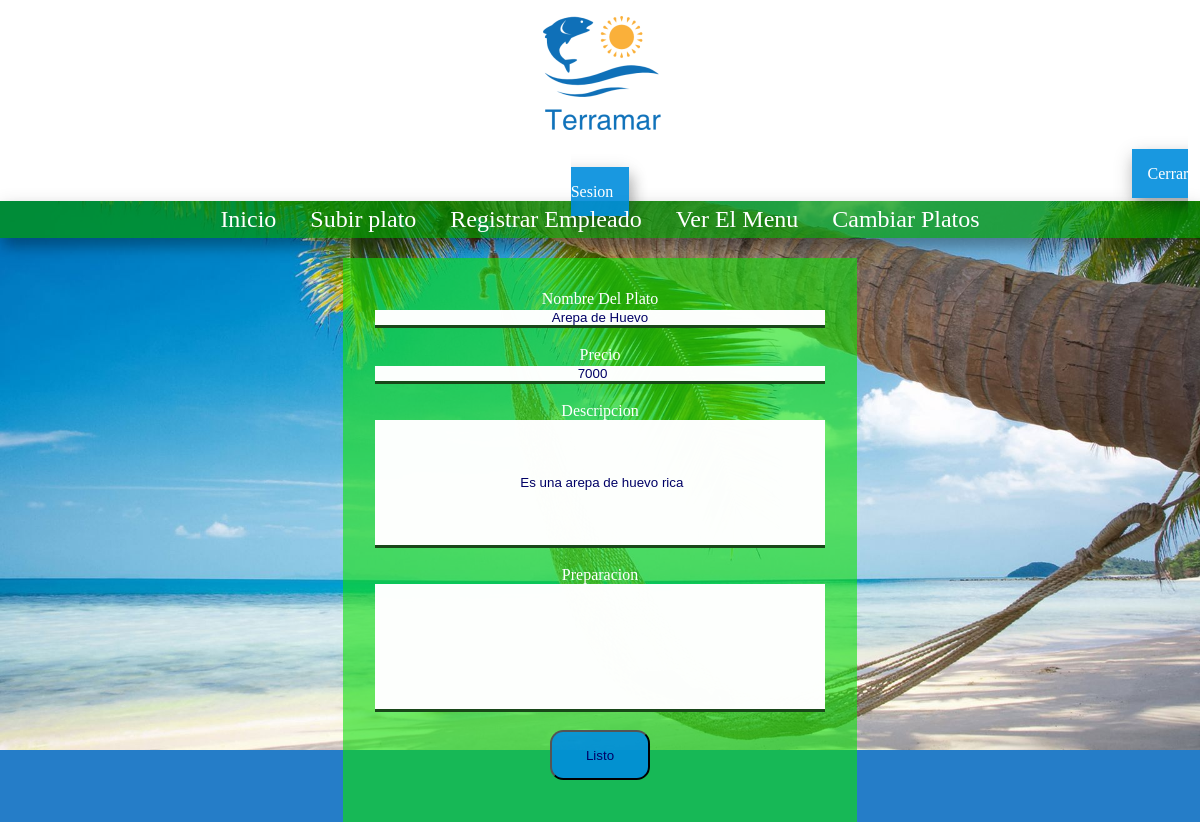
Screenshot of /a.plato2.php?id=8 (signed in) with the database file from the repository.
### tables this page shows
CREATE TABLE `platos` (
  `id_plato` int(11) NOT NULL,
  `nom_plato` varchar(45) NOT NULL,
  `tiempo_preparacion` varchar(11) NOT NULL,
  `preparacion` longtext NOT NULL,
  `precio` int(11) NOT NULL,
  `ruta` text NOT NULL,
  `descripcion` longtext NOT NULL
);

### a.plato2.php (the view, shortened to what this page needs)
<?php
include 'conexion.php';
if ($_SESSION["tipo"] == 1) {
?>
<!DOCTYPE html>
<html lang="es">
<head>
    <link rel="stylesheet" type="text/css" href="css/estilo.css">
</head>
<body>
<center>
<section class="banner">
                <center>
                <img alt="logo" class="logo" src="images/logo.png">
            </center>
                    <a class="iniciosesion" href="salir.php">
                        Cerrar Sesion
                </a>
            </section>
<nav>
    <ul>
        <li>
            <a href="index.php">Inicio</a>
            <a href="a.subirplato.php">Subir plato</a>
            <a href="registrarse.php">Registrar Empleado</a>
            <a href="menu.php">Ver El Menu</a>
            <a class ="acitivo" href="a.platos.php">Cambiar Platos</a>
        </li>
    </ul>
</nav>
<?php
$id_plato=$_REQUEST['id'];
$sql="SELECT * FROM platos WHERE id_plato = '$id_plato'";
$consulta= $conexion->query($sql);
while ($datos=$consulta->fetch_assoc()) {
?>
<form action="" method="post" class="plato2">
 <label> Nombre Del Plato </label>
<br>
<input class="c"  name="nombre" type="text" value="<?php echo $datos['nom_plato']; ?>">
<br><br>
<label> Precio</label>
 <br>
<input class="c" name="precio" type="number" value="<?php echo $datos['precio']; ?>">
 <br>
 <br>
 <label>
 Descripcion </label>
 <br>
<input class="c1" name="descripcion" type="text" value=" <?php echo $datos['descripcion']; ?>">
 <br>
 <br>
  <label>
 Preparacion </label>
 <br>
<input class="c1" name="preparacion" type="text" value=" <?php echo $datos['preparacion']; ?>">
<br>
<br>
  <input class="b1" name="boton" type="submit" value="Listo">
 </form>
<?php
}
}else{
	 echo "<center>";
    echo "No has iniciado sesion.  <br><br> ";
    echo "<a href='iniciosesion.php'>Iniciar La Sesion </a>";
    echo "</center>";
}
 ?>

### css/estilo.css (style rules this page uses)
* { margin: 0; padding: 0em; }
body { background: #257DC8; background-image: url(../images/fondo.jpg); background-repeat: no-repeat; background-size: 100%; background-attachment: fixed; }
.banner { display: block; text-align: center; background-color: rgb(255, 255, 255); width: 100%; margin: auto; }
.logo { padding: 1em; background: #fff; border-radius: 2.5em; margin-left: 0px; width: 167, 4px; height: 116, 1px; }
ul li { list-style: none; padding: 5px 0px 5px 0px; background: rgb(0, 153, 0, 0.7); box-shadow: 4px 9px 13px 0 rgba(0, 0, 0, 0.2), 0 6px 20px 0 rgba(0, 0, 0, 0.19); text-align: center; width: 100%; margin: auto; }
ul li a { text-decoration: none; color: rgb(255, 255, 255); margin: 10px; padding: 5px; font-size: 1.5em; }
.c { background-color: rgba(255, 255, 255, 0.99); width: 100%; border: none; border-bottom: solid rgb(0, 51, 0, 0.9); text-align: center; color: rgb(0, 0, 102); }
.b1 { width: 100px; height: 50px; background-color: rgb(0, 141, 221, 0.9); border-color: solid black; cursor: pointer; color: rgb(0, 0, 102); border-radius: 1em; }
.iniciosesion { text-decoration: none; color: white; margin-left: 1120px; background-color: black; padding: 1em; box-shadow: 4px 9px 13px 0 rgba(0, 0, 0, 0.2), 0 6px 20px 0 rgba(0, 0, 0, 0.19); background-color: rgb(0, 141, 221, 0.9); }
input[type=number] { -moz-appearance: textfield; }
.c1 { background-color: rgba(255, 255, 255, 0.99); width: 100%; height: 25%; border: none; border-bottom: solid rgb(0, 51, 0, 0.9); text-align: center; color: rgb(0, 0, 102); }
.plato2 { background-color: rgb(15, 224, 10, 0.6); width: 450px; height: 500px; text-align: center; color: rgb(255, 255, 255); margin-top: 20px; padding: 2em; }

### rows the page displays
platos: nombre "Arepa de Huevo", precio "7000", descripcion "Es una arepa de huevo rica"
